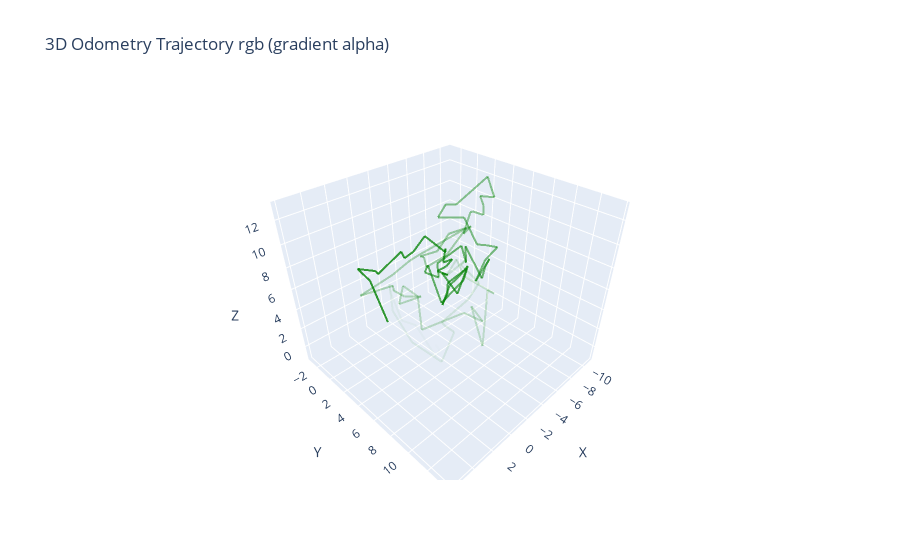

Here is the notebook cell this chart was saved with:
### Code cell
import plotly.graph_objs as go
import numpy as np

trajectory_3d_np = np.array(trajectory_3d)
trajectory_3d_np = trajectory_3d_np[::5]
fig = go.Figure()

n = len(trajectory_3d_np)
for i in range(n - 1):
    alpha = 0.8 * (1 - i / (n - 1)) 
    fig.add_trace(
        go.Scatter3d(
            x=-trajectory_3d_np[i : i + 2, 0],
            y=trajectory_3d_np[i : i + 2, 1],
            z=-trajectory_3d_np[i : i + 2, 2],
            mode="lines",
            line=dict(color="green", width=4),
            opacity=alpha,
            showlegend=False,
        )
    )

fig.update_layout(
    scene=dict(xaxis_title="X", yaxis_title="Y", zaxis_title="Z"),
    title="3D Odometry Trajectory rgb (gradient alpha)",
)
fig.show()

### Figure 1 — Plotly figure (JSON) as saved in the notebook; plotly's stock layout.template omitted (floating-point values rounded to 4 significant figures)
{"data": [{"line": {"color": "green", "width": 4}, "mode": "lines", "opacity": 0.8, "showlegend": false, "type": "scatter3d", "x": [-0.04623, 0.147], "y": [0.01621, -1.722], "z": [0.9988, 4.673]}, {"line": {"color": "green", "width": 4}, "mode": "lines", "opacity": 0.7919, "showlegend": false, "type": "scatter3d", "x": [0.147, 0.4687], "y": [-1.722, -2.909], "z": [4.673, 5.483]}, {"line": {"color": "green", "width": 4}, "mode": "lines", "opacity": 0.7838, "showlegend": false, "type": "scatter3d", "x": [0.4687, -0.6943], "y": [-2.909, -1.95], "z": [5.483, 5.175]}, {"line": {"color": "green", "width": 4}, "mode": "lines", "opacity": 0.7758, "showlegend": false, "type": "scatter3d", "x": [-0.6943, -0.8586], "y": [-1.95, -1.898], "z": [5.175, 4.808]}, {"line": {"color": "green", "width": 4}, "mode": "lines", "opacity": 0.7677, "showlegend": false, "type": "scatter3d", "x": [-0.8586, -1.98], "y": [-1.898, 0.1536], "z": [4.808, 7.462]}, {"line": {"color": "green", "width": 4}, "mode": "lines", "opacity": 0.7596, "showlegend": false, "type": "scatter3d", "x": [-1.98, -2.477], "y": [0.1536, -0.09621], "z": [7.462, 6.51]}, {"line": {"color": "green", "width": 4}, "mode": "lines", "opacity": 0.7515, "showlegend": false, "type": "scatter3d", "x": [-2.477, -2.862], "y": [-0.09621, 0.6585], "z": [6.51, 7.3]}, {"line": {"color": "green", "width": 4}, "mode": "lines", "opacity": 0.7434, "showlegend": false, "type": "scatter3d", "x": [-2.862, -4.873], "y": [0.6585, -0.1201], "z": [7.3, 7.692]}, {"line": {"color": "green", "width": 4}, "mode": "lines", "opacity": 0.7354, "showlegend": false, "type": "scatter3d", "x": [-4.873, -5.086], "y": [-0.1201, 2.194], "z": [7.692, 6.964]}, {"line": {"color": "green", "width": 4}, "mode": "lines", "opacity": 0.7273, "showlegend": false, "type": "scatter3d", "x": [-5.086, -6.455], "y": [2.194, 0.7952], "z": [6.964, 6.169]}, {"line": {"color": "green", "width": 4}, "mode": "lines", "opacity": 0.7192, "showlegend": false, "type": "scatter3d", "x": [-6.455, -5.259], "y": [0.7952, 1.748], "z": [6.169, 5.663]}, {"line": {"color": "green", "width": 4}, "mode": "lines", "opacity": 0.7111, "showlegend": false, "type": "scatter3d", "x": [-5.259, -6.101], "y": [1.748, 2.025], "z": [5.663, 5.77]}, {"line": {"color": "green", "width": 4}, "mode": "lines", "opacity": 0.703, "showlegend": false, "type": "scatter3d", "x": [-6.101, -5.927], "y": [2.025, 1.444], "z": [5.77, 4.847]}, {"line": {"color": "green", "width": 4}, "mode": "lines", "opacity": 0.6949, "showlegend": false, "type": "scatter3d", "x": [-5.927, -5.514], "y": [1.444, 0.709], "z": [4.847, 4.193]}, {"line": {"color": "green", "width": 4}, "mode": "lines", "opacity": 0.6869, "showlegend": false, "type": "scatter3d", "x": [-5.514, -5.627], "y": [0.709, 1.93], "z": [4.193, 4.277]}, {"line": {"color": "green", "width": 4}, "mode": "lines", "opacity": 0.6788, "showlegend": false, "type": "scatter3d", "x": [-5.627, -5.0], "y": [1.93, 1.842], "z": [4.277, 4.74]}, {"line": {"color": "green", "width": 4}, "mode": "lines", "opacity": 0.6707, "showlegend": false, "type": "scatter3d", "x": [-5.0, -4.95], "y": [1.842, 3.795], "z": [4.74, 3.522]}, {"line": {"color": "green", "width": 4}, "mode": "lines", "opacity": 0.6626, "showlegend": false, "type": "scatter3d", "x": [-4.95, -5.956], "y": [3.795, 3.908], "z": [3.522, 5.73]}, {"line": {"color": "green", "width": 4}, "mode": "lines", "opacity": 0.6545, "showlegend": false, "type": "scatter3d", "x": [-5.956, -5.26], "y": [3.908, 2.293], "z": [5.73, 3.778]}, {"line": {"color": "green", "width": 4}, "mode": "lines", "opacity": 0.6465, "showlegend": false, "type": "scatter3d", "x": [-5.26, -4.794], "y": [2.293, 2.713], "z": [3.778, 3.03]}, {"line": {"color": "green", "width": 4}, "mode": "lines", "opacity": 0.6384, "showlegend": false, "type": "scatter3d", "x": [-4.794, -4.601], "y": [2.713, 2.245], "z": [3.03, 1.656]}, {"line": {"color": "green", "width": 4}, "mode": "lines", "opacity": 0.6303, "showlegend": false, "type": "scatter3d", "x": [-4.601, -5.885], "y": [2.245, 1.897], "z": [1.656, 3.013]}, {"line": {"color": "green", "width": 4}, "mode": "lines", "opacity": 0.6222, "showlegend": false, "type": "scatter3d", "x": [-5.885, -6.927], "y": [1.897, 2.327], "z": [3.013, 3.957]}, {"line": {"color": "green", "width": 4}, "mode": "lines", "opacity": 0.6141, "showlegend": false, "type": "scatter3d", "x": [-6.927, -7.112], "y": [2.327, 2.949], "z": [3.957, 5.029]}, {"line": {"color": "green", "width": 4}, "mode": "lines", "opacity": 0.6061, "showlegend": false, "type": "scatter3d", "x": [-7.112, -5.678], "y": [2.949, 3.817], "z": [5.029, 4.627]}, {"line": {"color": "green", "width": 4}, "mode": "lines", "opacity": 0.598, "showlegend": false, "type": "scatter3d", "x": [-5.678, -3.354], "y": [3.817, 3.442], "z": [4.627, 3.189]}, {"line": {"color": "green", "width": 4}, "mode": "lines", "opacity": 0.5899, "showlegend": false, "type": "scatter3d", "x": [-3.354, -3.556], "y": [3.442, 1.636], "z": [3.189, 6.104]}, {"line": {"color": "green", "width": 4}, "mode": "lines", "opacity": 0.5818, "showlegend": false, "type": "scatter3d", "x": [-3.556, -2.075], "y": [1.636, 2.884], "z": [6.104, 6.628]}, {"line": {"color": "green", "width": 4}, "mode": "lines", "opacity": 0.5737, "showlegend": false, "type": "scatter3d", "x": [-2.075, -2.86], "y": [2.884, 3.68], "z": [6.628, 6.149]}, {"line": {"color": "green", "width": 4}, "mode": "lines", "opacity": 0.5657, "showlegend": false, "type": "scatter3d", "x": [-2.86, -3.067], "y": [3.68, 3.315], "z": [6.149, 7.23]}, {"line": {"color": "green", "width": 4}, "mode": "lines", "opacity": 0.5576, "showlegend": false, "type": "scatter3d", "x": [-3.067, -5.03], "y": [3.315, 4.099], "z": [7.23, 8.386]}, {"line": {"color": "green", "width": 4}, "mode": "lines", "opacity": 0.5495, "showlegend": false, "type": "scatter3d", "x": [-5.03, -5.407], "y": [4.099, 4.308], "z": [8.386, 6.709]}, {"line": {"color": "green", "width": 4}, "mode": "lines", "opacity": 0.5414, "showlegend": false, "type": "scatter3d", "x": [-5.407, -4.794], "y": [4.308, 4.752], "z": [6.709, 8.697]}, {"line": {"color": "green", "width": 4}, "mode": "lines", "opacity": 0.5333, "showlegend": false, "type": "scatter3d", "x": [-4.794, -2.842], "y": [4.752, 8.262], "z": [8.697, 8.238]}, {"line": {"color": "green", "width": 4}, "mode": "lines", "opacity": 0.5253, "showlegend": false, "type": "scatter3d", "x": [-2.842, -3.088], "y": [8.262, 8.311], "z": [8.238, 9.157]}, {"line": {"color": "green", "width": 4}, "mode": "lines", "opacity": 0.5172, "showlegend": false, "type": "scatter3d", "x": [-3.088, -4.253], "y": [8.311, 7.71], "z": [9.157, 9.042]}, {"line": {"color": "green", "width": 4}, "mode": "lines", "opacity": 0.5091, "showlegend": false, "type": "scatter3d", "x": [-4.253, -3.899], "y": [7.71, 6.734], "z": [9.042, 6.742]}, {"line": {"color": "green", "width": 4}, "mode": "lines", "opacity": 0.501, "showlegend": false, "type": "scatter3d", "x": [-3.899, -4.282], "y": [6.734, 7.263], "z": [6.742, 8.719]}, {"line": {"color": "green", "width": 4}, "mode": "lines", "opacity": 0.4929, "showlegend": false, "type": "scatter3d", "x": [-4.282, -4.671], "y": [7.263, 8.039], "z": [8.719, 9.997]}, {"line": {"color": "green", "width": 4}, "mode": "lines", "opacity": 0.4848, "showlegend": false, "type": "scatter3d", "x": [-4.671, -5.125], "y": [8.039, 6.647], "z": [9.997, 9.411]}, {"line": {"color": "green", "width": 4}, "mode": "lines", "opacity": 0.4768, "showlegend": false, "type": "scatter3d", "x": [-5.125, -6.159], "y": [6.647, 4.764], "z": [9.411, 8.313]}, {"line": {"color": "green", "width": 4}, "mode": "lines", "opacity": 0.4687, "showlegend": false, "type": "scatter3d", "x": [-6.159, -6.194], "y": [4.764, 3.24], "z": [8.313, 10.18]}, {"line": {"color": "green", "width": 4}, "mode": "lines", "opacity": 0.4606, "showlegend": false, "type": "scatter3d", "x": [-6.194, -4.401], "y": [3.24, 2.088], "z": [10.18, 10.42]}, {"line": {"color": "green", "width": 4}, "mode": "lines", "opacity": 0.4525, "showlegend": false, "type": "scatter3d", "x": [-4.401, -5.379], "y": [2.088, 1.968], "z": [10.42, 11.16]}, {"line": {"color": "green", "width": 4}, "mode": "lines", "opacity": 0.4444, "showlegend": false, "type": "scatter3d", "x": [-5.379, -5.716], "y": [1.968, 2.788], "z": [11.16, 11.3]}, {"line": {"color": "green", "width": 4}, "mode": "lines", "opacity": 0.4364, "showlegend": false, "type": "scatter3d", "x": [-5.716, -8.694], "y": [2.788, 3.401], "z": [11.3, 12.96]}, {"line": {"color": "green", "width": 4}, "mode": "lines", "opacity": 0.4283, "showlegend": false, "type": "scatter3d", "x": [-8.694, -10.73], "y": [3.401, 2.562], "z": [12.96, 10.29]}, {"line": {"color": "green", "width": 4}, "mode": "lines", "opacity": 0.4202, "showlegend": false, "type": "scatter3d", "x": [-10.73, -9.958], "y": [2.562, 1.591], "z": [10.29, 10.34]}, {"line": {"color": "green", "width": 4}, "mode": "lines", "opacity": 0.4121, "showlegend": false, "type": "scatter3d", "x": [-9.958, -10.6], "y": [1.591, 1.505], "z": [10.34, 9.172]}, {"line": {"color": "green", "width": 4}, "mode": "lines", "opacity": 0.404, "showlegend": false, "type": "scatter3d", "x": [-10.6, -9.229], "y": [1.505, 2.678], "z": [9.172, 9.164]}, {"line": {"color": "green", "width": 4}, "mode": "lines", "opacity": 0.396, "showlegend": false, "type": "scatter3d", "x": [-9.229, -8.351], "y": [2.678, 2.223], "z": [9.164, 9.634]}, {"line": {"color": "green", "width": 4}, "mode": "lines", "opacity": 0.3879, "showlegend": false, "type": "scatter3d", "x": [-8.351, -5.479], "y": [2.223, 4.558], "z": [9.634, 11.32]}, {"line": {"color": "green", "width": 4}, "mode": "lines", "opacity": 0.3798, "showlegend": false, "type": "scatter3d", "x": [-5.479, -5.395], "y": [4.558, 3.954], "z": [11.32, 9.279]}, {"line": {"color": "green", "width": 4}, "mode": "lines", "opacity": 0.3717, "showlegend": false, "type": "scatter3d", "x": [-5.395, -7.28], "y": [3.954, 3.06], "z": [9.279, 8.915]}, {"line": {"color": "green", "width": 4}, "mode": "lines", "opacity": 0.3636, "showlegend": false, "type": "scatter3d", "x": [-7.28, -6.23], "y": [3.06, 1.473], "z": [8.915, 8.022]}, {"line": {"color": "green", "width": 4}, "mode": "lines", "opacity": 0.3556, "showlegend": false, "type": "scatter3d", "x": [-6.23, -5.522], "y": [1.473, 0.7342], "z": [8.022, 6.272]}, {"line": {"color": "green", "width": 4}, "mode": "lines", "opacity": 0.3475, "showlegend": false, "type": "scatter3d", "x": [-5.522, -3.577], "y": [0.7342, 0.6675], "z": [6.272, 6.55]}, {"line": {"color": "green", "width": 4}, "mode": "lines", "opacity": 0.3394, "showlegend": false, "type": "scatter3d", "x": [-3.577, -2.548], "y": [0.6675, 2.313], "z": [6.55, 7.618]}, {"line": {"color": "green", "width": 4}, "mode": "lines", "opacity": 0.3313, "showlegend": false, "type": "scatter3d", "x": [-2.548, -2.455], "y": [2.313, 2.688], "z": [7.618, 6.873]}, {"line": {"color": "green", "width": 4}, "mode": "lines", "opacity": 0.3232, "showlegend": false, "type": "scatter3d", "x": [-2.455, -3.544], "y": [2.688, 3.885], "z": [6.873, 8.036]}, {"line": {"color": "green", "width": 4}, "mode": "lines", "opacity": 0.3152, "showlegend": false, "type": "scatter3d", "x": [-3.544, -5.387], "y": [3.885, 4.272], "z": [8.036, 9.903]}, {"line": {"color": "green", "width": 4}, "mode": "lines", "opacity": 0.3071, "showlegend": false, "type": "scatter3d", "x": [-5.387, -0.4802], "y": [4.272, 4.181], "z": [9.903, 9.498]}, {"line": {"color": "green", "width": 4}, "mode": "lines", "opacity": 0.299, "showlegend": false, "type": "scatter3d", "x": [-0.4802, 0.5145], "y": [4.181, 4.234], "z": [9.498, 9.432]}, {"line": {"color": "green", "width": 4}, "mode": "lines", "opacity": 0.2909, "showlegend": false, "type": "scatter3d", "x": [0.5145, 2.427], "y": [4.234, 4.623], "z": [9.432, 9.283]}, {"line": {"color": "green", "width": 4}, "mode": "lines", "opacity": 0.2828, "showlegend": false, "type": "scatter3d", "x": [2.427, 5.279], "y": [4.623, 4.794], "z": [9.283, 9.068]}, {"line": {"color": "green", "width": 4}, "mode": "lines", "opacity": 0.2747, "showlegend": false, "type": "scatter3d", "x": [5.279, 3.697], "y": [4.794, 6.33], "z": [9.068, 9.849]}, {"line": {"color": "green", "width": 4}, "mode": "lines", "opacity": 0.2667, "showlegend": false, "type": "scatter3d", "x": [3.697, 4.04], "y": [6.33, 6.777], "z": [9.849, 9.875]}, {"line": {"color": "green", "width": 4}, "mode": "lines", "opacity": 0.2586, "showlegend": false, "type": "scatter3d", "x": [4.04, 3.412], "y": [6.777, 7.048], "z": [9.875, 9.213]}, {"line": {"color": "green", "width": 4}, "mode": "lines", "opacity": 0.2505, "showlegend": false, "type": "scatter3d", "x": [3.412, 3.77], "y": [7.048, 9.15], "z": [9.213, 10.48]}, {"line": {"color": "green", "width": 4}, "mode": "lines", "opacity": 0.2424, "showlegend": false, "type": "scatter3d", "x": [3.77, 5.65], "y": [9.15, 9.395], "z": [10.48, 11.04]}, {"line": {"color": "green", "width": 4}, "mode": "lines", "opacity": 0.2343, "showlegend": false, "type": "scatter3d", "x": [5.65, 5.084], "y": [9.395, 9.142], "z": [11.04, 11.9]}, {"line": {"color": "green", "width": 4}, "mode": "lines", "opacity": 0.2263, "showlegend": false, "type": "scatter3d", "x": [5.084, 4.425], "y": [9.142, 9.609], "z": [11.9, 11.06]}, {"line": {"color": "green", "width": 4}, "mode": "lines", "opacity": 0.2182, "showlegend": false, "type": "scatter3d", "x": [4.425, 5.805], "y": [9.609, 11.46], "z": [11.06, 10.46]}, {"line": {"color": "green", "width": 4}, "mode": "lines", "opacity": 0.2101, "showlegend": false, "type": "scatter3d", "x": [5.805, 3.786], "y": [11.46, 12.7], "z": [10.46, 11.2]}, {"line": {"color": "green", "width": 4}, "mode": "lines", "opacity": 0.202, "showlegend": false, "type": "scatter3d", "x": [3.786, 2.662], "y": [12.7, 13.13], "z": [11.2, 10.2]}, {"line": {"color": "green", "width": 4}, "mode": "lines", "opacity": 0.1939, "showlegend": false, "type": "scatter3d", "x": [2.662, 2.799], "y": [13.13, 12.34], "z": [10.2, 10.93]}, {"line": {"color": "green", "width": 4}, "mode": "lines", "opacity": 0.1859, "showlegend": false, "type": "scatter3d", "x": [2.799, 3.19], "y": [12.34, 13.65], "z": [10.93, 8.986]}, {"line": {"color": "green", "width": 4}, "mode": "lines", "opacity": 0.1778, "showlegend": false, "type": "scatter3d", "x": [3.19, 0.2089], "y": [13.65, 11.34], "z": [8.986, 10.28]}, {"line": {"color": "green", "width": 4}, "mode": "lines", "opacity": 0.1697, "showlegend": false, "type": "scatter3d", "x": [0.2089, 0.1486], "y": [11.34, 11.82], "z": [10.28, 10.21]}, {"line": {"color": "green", "width": 4}, "mode": "lines", "opacity": 0.1616, "showlegend": false, "type": "scatter3d", "x": [0.1486, -0.03291], "y": [11.82, 9.11], "z": [10.21, 10.13]}, {"line": {"color": "green", "width": 4}, "mode": "lines", "opacity": 0.1535, "showlegend": false, "type": "scatter3d", "x": [-0.03291, -0.04727], "y": [9.11, 8.379], "z": [10.13, 11.11]}, {"line": {"color": "green", "width": 4}, "mode": "lines", "opacity": 0.1455, "showlegend": false, "type": "scatter3d", "x": [-0.04727, 0.6528], "y": [8.379, 8.129], "z": [11.11, 10.01]}, {"line": {"color": "green", "width": 4}, "mode": "lines", "opacity": 0.1374, "showlegend": false, "type": "scatter3d", "x": [0.6528, -0.597], "y": [8.129, 8.743], "z": [10.01, 11.02]}, {"line": {"color": "green", "width": 4}, "mode": "lines", "opacity": 0.1293, "showlegend": false, "type": "scatter3d", "x": [-0.597, -0.1172], "y": [8.743, 8.734], "z": [11.02, 10.79]}, {"line": {"color": "green", "width": 4}, "mode": "lines", "opacity": 0.1212, "showlegend": false, "type": "scatter3d", "x": [-0.1172, -1.306], "y": [8.734, 9.333], "z": [10.79, 9.106]}, {"line": {"color": "green", "width": 4}, "mode": "lines", "opacity": 0.1131, "showlegend": false, "type": "scatter3d", "x": [-1.306, -1.552], "y": [9.333, 8.158], "z": [9.106, 6.971]}, {"line": {"color": "green", "width": 4}, "mode": "lines", "opacity": 0.1051, "showlegend": false, "type": "scatter3d", "x": [-1.552, 0.1389], "y": [8.158, 7.095], "z": [6.971, 5.17]}, {"line": {"color": "green", "width": 4}, "mode": "lines", "opacity": 0.09697, "showlegend": false, "type": "scatter3d", "x": [0.1389, -0.5801], "y": [7.095, 6.802], "z": [5.17, 4.186]}, {"line": {"color": "green", "width": 4}, "mode": "lines", "opacity": 0.08889, "showlegend": false, "type": "scatter3d", "x": [-0.5801, -2.269], "y": [6.802, 6.05], "z": [4.186, 2.153]}, {"line": {"color": "green", "width": 4}, "mode": "lines", "opacity": 0.08081, "showlegend": false, "type": "scatter3d", "x": [-2.269, -1.302], "y": [6.05, 5.521], "z": [2.153, -0.9166]}, {"line": {"color": "green", "width": 4}, "mode": "lines", "opacity": 0.07273, "showlegend": false, "type": "scatter3d", "x": [-1.302, -0.8976], "y": [5.521, 2.173], "z": [-0.9166, -0.5409]}, {"line": {"color": "green", "width": 4}, "mode": "lines", "opacity": 0.06465, "showlegend": false, "type": "scatter3d", "x": [-0.8976, -1.555], "y": [2.173, -1.179], "z": [-0.5409, 0.7492]}, {"line": {"color": "green", "width": 4}, "mode": "lines", "opacity": 0.05657, "showlegend": false, "type": "scatter3d", "x": [-1.555, -2.645], "y": [-1.179, -2.817], "z": [0.7492, 2.461]}, {"line": {"color": "green", "width": 4}, "mode": "lines", "opacity": 0.04848, "showlegend": false, "type": "scatter3d", "x": [-2.645, -1.568], "y": [-2.817, -1.289], "z": [2.461, 2.869]}, {"line": {"color": "green", "width": 4}, "mode": "lines", "opacity": 0.0404, "showlegend": false, "type": "scatter3d", "x": [-1.568, -0.7538], "y": [-1.289, 1.109], "z": [2.869, 1.41]}, {"line": {"color": "green", "width": 4}, "mode": "lines", "opacity": 0.03232, "showlegend": false, "type": "scatter3d", "x": [-0.7538, -0.7978], "y": [1.109, 2.956], "z": [1.41, 1.929]}, {"line": {"color": "green", "width": 4}, "mode": "lines", "opacity": 0.02424, "showlegend": false, "type": "scatter3d", "x": [-0.7978, -0.9838], "y": [2.956, 5.132], "z": [1.929, -0.3631]}, {"line": {"color": "green", "width": 4}, "mode": "lines", "opacity": 0.01616, "showlegend": false, "type": "scatter3d", "x": [-0.9838, -2.322], "y": [5.132, 4.207], "z": [-0.3631, -1.058]}, {"line": {"color": "green", "width": 4}, "mode": "lines", "opacity": 0.008081, "showlegend": false, "type": "scatter3d", "x": [-2.322, -1.528], "y": [4.207, 4.543], "z": [-1.058, 0.2638]}], "layout": {"scene": {"xaxis": {"title": {"text": "X"}}, "yaxis": {"title": {"text": "Y"}}, "zaxis": {"title": {"text": "Z"}}}, "title": {"text": "3D Odometry Trajectory rgb (gradient alpha)"}}}
